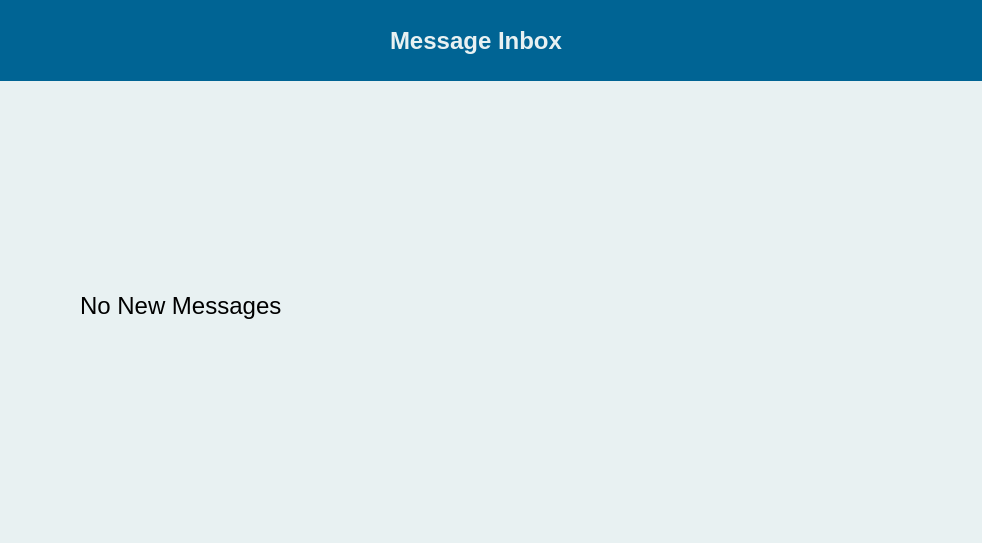
<?xml version="1.0" encoding="UTF-8"?>
<ui version="4.0">
 <class>Form</class>
 <widget class="QWidget" name="Form">
  <property name="geometry">
   <rect>
    <x>0</x>
    <y>0</y>
    <width>982</width>
    <height>543</height>
   </rect>
  </property>
  <property name="windowTitle">
   <string>Form</string>
  </property>
  <widget class="QLabel" name="label">
   <property name="geometry">
    <rect>
     <x>-70</x>
     <y>-40</y>
     <width>1061</width>
     <height>591</height>
    </rect>
   </property>
   <property name="palette">
    <palette>
     <active>
      <colorrole role="WindowText">
       <brush brushstyle="SolidPattern">
        <color alpha="255">
         <red>0</red>
         <green>0</green>
         <blue>0</blue>
        </color>
       </brush>
      </colorrole>
      <colorrole role="Button">
       <brush brushstyle="SolidPattern">
        <color alpha="255">
         <red>232</red>
         <green>241</green>
         <blue>242</blue>
        </color>
       </brush>
      </colorrole>
      <colorrole role="Light">
       <brush brushstyle="SolidPattern">
        <color alpha="255">
         <red>255</red>
         <green>255</green>
         <blue>255</blue>
        </color>
       </brush>
      </colorrole>
      <colorrole role="Midlight">
       <brush brushstyle="SolidPattern">
        <color alpha="255">
         <red>243</red>
         <green>248</green>
         <blue>248</blue>
        </color>
       </brush>
      </colorrole>
      <colorrole role="Dark">
       <brush brushstyle="SolidPattern">
        <color alpha="255">
         <red>116</red>
         <green>120</green>
         <blue>121</blue>
        </color>
       </brush>
      </colorrole>
      <colorrole role="Mid">
       <brush brushstyle="SolidPattern">
        <color alpha="255">
         <red>155</red>
         <green>161</green>
         <blue>161</blue>
        </color>
       </brush>
      </colorrole>
      <colorrole role="Text">
       <brush brushstyle="SolidPattern">
        <color alpha="255">
         <red>0</red>
         <green>0</green>
         <blue>0</blue>
        </color>
       </brush>
      </colorrole>
      <colorrole role="BrightText">
       <brush brushstyle="SolidPattern">
        <color alpha="255">
         <red>255</red>
         <green>255</green>
         <blue>255</blue>
        </color>
       </brush>
      </colorrole>
      <colorrole role="ButtonText">
       <brush brushstyle="SolidPattern">
        <color alpha="255">
         <red>0</red>
         <green>0</green>
         <blue>0</blue>
        </color>
       </brush>
      </colorrole>
      <colorrole role="Base">
       <brush brushstyle="SolidPattern">
        <color alpha="255">
         <red>255</red>
         <green>255</green>
         <blue>255</blue>
        </color>
       </brush>
      </colorrole>
      <colorrole role="Window">
       <brush brushstyle="SolidPattern">
        <color alpha="255">
         <red>232</red>
         <green>241</green>
         <blue>242</blue>
        </color>
       </brush>
      </colorrole>
      <colorrole role="Shadow">
       <brush brushstyle="SolidPattern">
        <color alpha="255">
         <red>0</red>
         <green>0</green>
         <blue>0</blue>
        </color>
       </brush>
      </colorrole>
      <colorrole role="AlternateBase">
       <brush brushstyle="SolidPattern">
        <color alpha="255">
         <red>243</red>
         <green>248</green>
         <blue>248</blue>
        </color>
       </brush>
      </colorrole>
      <colorrole role="ToolTipBase">
       <brush brushstyle="SolidPattern">
        <color alpha="255">
         <red>255</red>
         <green>255</green>
         <blue>220</blue>
        </color>
       </brush>
      </colorrole>
      <colorrole role="ToolTipText">
       <brush brushstyle="SolidPattern">
        <color alpha="255">
         <red>0</red>
         <green>0</green>
         <blue>0</blue>
        </color>
       </brush>
      </colorrole>
     </active>
     <inactive>
      <colorrole role="WindowText">
       <brush brushstyle="SolidPattern">
        <color alpha="255">
         <red>0</red>
         <green>0</green>
         <blue>0</blue>
        </color>
       </brush>
      </colorrole>
      <colorrole role="Button">
       <brush brushstyle="SolidPattern">
        <color alpha="255">
         <red>232</red>
         <green>241</green>
         <blue>242</blue>
        </color>
       </brush>
      </colorrole>
      <colorrole role="Light">
       <brush brushstyle="SolidPattern">
        <color alpha="255">
         <red>255</red>
         <green>255</green>
         <blue>255</blue>
        </color>
       </brush>
      </colorrole>
      <colorrole role="Midlight">
       <brush brushstyle="SolidPattern">
        <color alpha="255">
         <red>243</red>
         <green>248</green>
         <blue>248</blue>
        </color>
       </brush>
      </colorrole>
      <colorrole role="Dark">
       <brush brushstyle="SolidPattern">
        <color alpha="255">
         <red>116</red>
         <green>120</green>
         <blue>121</blue>
        </color>
       </brush>
      </colorrole>
      <colorrole role="Mid">
       <brush brushstyle="SolidPattern">
        <color alpha="255">
         <red>155</red>
         <green>161</green>
         <blue>161</blue>
        </color>
       </brush>
      </colorrole>
      <colorrole role="Text">
       <brush brushstyle="SolidPattern">
        <color alpha="255">
         <red>0</red>
         <green>0</green>
         <blue>0</blue>
        </color>
       </brush>
      </colorrole>
      <colorrole role="BrightText">
       <brush brushstyle="SolidPattern">
        <color alpha="255">
         <red>255</red>
         <green>255</green>
         <blue>255</blue>
        </color>
       </brush>
      </colorrole>
      <colorrole role="ButtonText">
       <brush brushstyle="SolidPattern">
        <color alpha="255">
         <red>0</red>
         <green>0</green>
         <blue>0</blue>
        </color>
       </brush>
      </colorrole>
      <colorrole role="Base">
       <brush brushstyle="SolidPattern">
        <color alpha="255">
         <red>255</red>
         <green>255</green>
         <blue>255</blue>
        </color>
       </brush>
      </colorrole>
      <colorrole role="Window">
       <brush brushstyle="SolidPattern">
        <color alpha="255">
         <red>232</red>
         <green>241</green>
         <blue>242</blue>
        </color>
       </brush>
      </colorrole>
      <colorrole role="Shadow">
       <brush brushstyle="SolidPattern">
        <color alpha="255">
         <red>0</red>
         <green>0</green>
         <blue>0</blue>
        </color>
       </brush>
      </colorrole>
      <colorrole role="AlternateBase">
       <brush brushstyle="SolidPattern">
        <color alpha="255">
         <red>243</red>
         <green>248</green>
         <blue>248</blue>
        </color>
       </brush>
      </colorrole>
      <colorrole role="ToolTipBase">
       <brush brushstyle="SolidPattern">
        <color alpha="255">
         <red>255</red>
         <green>255</green>
         <blue>220</blue>
        </color>
       </brush>
      </colorrole>
      <colorrole role="ToolTipText">
       <brush brushstyle="SolidPattern">
        <color alpha="255">
         <red>0</red>
         <green>0</green>
         <blue>0</blue>
        </color>
       </brush>
      </colorrole>
     </inactive>
     <disabled>
      <colorrole role="WindowText">
       <brush brushstyle="SolidPattern">
        <color alpha="255">
         <red>116</red>
         <green>120</green>
         <blue>121</blue>
        </color>
       </brush>
      </colorrole>
      <colorrole role="Button">
       <brush brushstyle="SolidPattern">
        <color alpha="255">
         <red>232</red>
         <green>241</green>
         <blue>242</blue>
        </color>
       </brush>
      </colorrole>
      <colorrole role="Light">
       <brush brushstyle="SolidPattern">
        <color alpha="255">
         <red>255</red>
         <green>255</green>
         <blue>255</blue>
        </color>
       </brush>
      </colorrole>
      <colorrole role="Midlight">
       <brush brushstyle="SolidPattern">
        <color alpha="255">
         <red>243</red>
         <green>248</green>
         <blue>248</blue>
        </color>
       </brush>
      </colorrole>
      <colorrole role="Dark">
       <brush brushstyle="SolidPattern">
        <color alpha="255">
         <red>116</red>
         <green>120</green>
         <blue>121</blue>
        </color>
       </brush>
      </colorrole>
      <colorrole role="Mid">
       <brush brushstyle="SolidPattern">
        <color alpha="255">
         <red>155</red>
         <green>161</green>
         <blue>161</blue>
        </color>
       </brush>
      </colorrole>
      <colorrole role="Text">
       <brush brushstyle="SolidPattern">
        <color alpha="255">
         <red>116</red>
         <green>120</green>
         <blue>121</blue>
        </color>
       </brush>
      </colorrole>
      <colorrole role="BrightText">
       <brush brushstyle="SolidPattern">
        <color alpha="255">
         <red>255</red>
         <green>255</green>
         <blue>255</blue>
        </color>
       </brush>
      </colorrole>
      <colorrole role="ButtonText">
       <brush brushstyle="SolidPattern">
        <color alpha="255">
         <red>116</red>
         <green>120</green>
         <blue>121</blue>
        </color>
       </brush>
      </colorrole>
      <colorrole role="Base">
       <brush brushstyle="SolidPattern">
        <color alpha="255">
         <red>232</red>
         <green>241</green>
         <blue>242</blue>
        </color>
       </brush>
      </colorrole>
      <colorrole role="Window">
       <brush brushstyle="SolidPattern">
        <color alpha="255">
         <red>232</red>
         <green>241</green>
         <blue>242</blue>
        </color>
       </brush>
      </colorrole>
      <colorrole role="Shadow">
       <brush brushstyle="SolidPattern">
        <color alpha="255">
         <red>0</red>
         <green>0</green>
         <blue>0</blue>
        </color>
       </brush>
      </colorrole>
      <colorrole role="AlternateBase">
       <brush brushstyle="SolidPattern">
        <color alpha="255">
         <red>232</red>
         <green>241</green>
         <blue>242</blue>
        </color>
       </brush>
      </colorrole>
      <colorrole role="ToolTipBase">
       <brush brushstyle="SolidPattern">
        <color alpha="255">
         <red>255</red>
         <green>255</green>
         <blue>220</blue>
        </color>
       </brush>
      </colorrole>
      <colorrole role="ToolTipText">
       <brush brushstyle="SolidPattern">
        <color alpha="255">
         <red>0</red>
         <green>0</green>
         <blue>0</blue>
        </color>
       </brush>
      </colorrole>
     </disabled>
    </palette>
   </property>
   <property name="autoFillBackground">
    <bool>true</bool>
   </property>
   <property name="text">
    <string/>
   </property>
  </widget>
  <widget class="QLabel" name="label_2">
   <property name="geometry">
    <rect>
     <x>-10</x>
     <y>0</y>
     <width>1001</width>
     <height>81</height>
    </rect>
   </property>
   <property name="palette">
    <palette>
     <active>
      <colorrole role="WindowText">
       <brush brushstyle="SolidPattern">
        <color alpha="255">
         <red>0</red>
         <green>0</green>
         <blue>0</blue>
        </color>
       </brush>
      </colorrole>
      <colorrole role="Button">
       <brush brushstyle="SolidPattern">
        <color alpha="255">
         <red>0</red>
         <green>100</green>
         <blue>148</blue>
        </color>
       </brush>
      </colorrole>
      <colorrole role="Light">
       <brush brushstyle="SolidPattern">
        <color alpha="255">
         <red>0</red>
         <green>150</green>
         <blue>222</blue>
        </color>
       </brush>
      </colorrole>
      <colorrole role="Midlight">
       <brush brushstyle="SolidPattern">
        <color alpha="255">
         <red>0</red>
         <green>125</green>
         <blue>185</blue>
        </color>
       </brush>
      </colorrole>
      <colorrole role="Dark">
       <brush brushstyle="SolidPattern">
        <color alpha="255">
         <red>0</red>
         <green>50</green>
         <blue>74</blue>
        </color>
       </brush>
      </colorrole>
      <colorrole role="Mid">
       <brush brushstyle="SolidPattern">
        <color alpha="255">
         <red>0</red>
         <green>66</green>
         <blue>99</blue>
        </color>
       </brush>
      </colorrole>
      <colorrole role="Text">
       <brush brushstyle="SolidPattern">
        <color alpha="255">
         <red>0</red>
         <green>0</green>
         <blue>0</blue>
        </color>
       </brush>
      </colorrole>
      <colorrole role="BrightText">
       <brush brushstyle="SolidPattern">
        <color alpha="255">
         <red>255</red>
         <green>255</green>
         <blue>255</blue>
        </color>
       </brush>
      </colorrole>
      <colorrole role="ButtonText">
       <brush brushstyle="SolidPattern">
        <color alpha="255">
         <red>0</red>
         <green>0</green>
         <blue>0</blue>
        </color>
       </brush>
      </colorrole>
      <colorrole role="Base">
       <brush brushstyle="SolidPattern">
        <color alpha="255">
         <red>255</red>
         <green>255</green>
         <blue>255</blue>
        </color>
       </brush>
      </colorrole>
      <colorrole role="Window">
       <brush brushstyle="SolidPattern">
        <color alpha="255">
         <red>0</red>
         <green>100</green>
         <blue>148</blue>
        </color>
       </brush>
      </colorrole>
      <colorrole role="Shadow">
       <brush brushstyle="SolidPattern">
        <color alpha="255">
         <red>0</red>
         <green>0</green>
         <blue>0</blue>
        </color>
       </brush>
      </colorrole>
      <colorrole role="AlternateBase">
       <brush brushstyle="SolidPattern">
        <color alpha="255">
         <red>127</red>
         <green>177</green>
         <blue>201</blue>
        </color>
       </brush>
      </colorrole>
      <colorrole role="ToolTipBase">
       <brush brushstyle="SolidPattern">
        <color alpha="255">
         <red>255</red>
         <green>255</green>
         <blue>220</blue>
        </color>
       </brush>
      </colorrole>
      <colorrole role="ToolTipText">
       <brush brushstyle="SolidPattern">
        <color alpha="255">
         <red>0</red>
         <green>0</green>
         <blue>0</blue>
        </color>
       </brush>
      </colorrole>
     </active>
     <inactive>
      <colorrole role="WindowText">
       <brush brushstyle="SolidPattern">
        <color alpha="255">
         <red>0</red>
         <green>0</green>
         <blue>0</blue>
        </color>
       </brush>
      </colorrole>
      <colorrole role="Button">
       <brush brushstyle="SolidPattern">
        <color alpha="255">
         <red>0</red>
         <green>100</green>
         <blue>148</blue>
        </color>
       </brush>
      </colorrole>
      <colorrole role="Light">
       <brush brushstyle="SolidPattern">
        <color alpha="255">
         <red>0</red>
         <green>150</green>
         <blue>222</blue>
        </color>
       </brush>
      </colorrole>
      <colorrole role="Midlight">
       <brush brushstyle="SolidPattern">
        <color alpha="255">
         <red>0</red>
         <green>125</green>
         <blue>185</blue>
        </color>
       </brush>
      </colorrole>
      <colorrole role="Dark">
       <brush brushstyle="SolidPattern">
        <color alpha="255">
         <red>0</red>
         <green>50</green>
         <blue>74</blue>
        </color>
       </brush>
      </colorrole>
      <colorrole role="Mid">
       <brush brushstyle="SolidPattern">
        <color alpha="255">
         <red>0</red>
         <green>66</green>
         <blue>99</blue>
        </color>
       </brush>
      </colorrole>
      <colorrole role="Text">
       <brush brushstyle="SolidPattern">
        <color alpha="255">
         <red>0</red>
         <green>0</green>
         <blue>0</blue>
        </color>
       </brush>
      </colorrole>
      <colorrole role="BrightText">
       <brush brushstyle="SolidPattern">
        <color alpha="255">
         <red>255</red>
         <green>255</green>
         <blue>255</blue>
        </color>
       </brush>
      </colorrole>
      <colorrole role="ButtonText">
       <brush brushstyle="SolidPattern">
        <color alpha="255">
         <red>0</red>
         <green>0</green>
         <blue>0</blue>
        </color>
       </brush>
      </colorrole>
      <colorrole role="Base">
       <brush brushstyle="SolidPattern">
        <color alpha="255">
         <red>255</red>
         <green>255</green>
         <blue>255</blue>
        </color>
       </brush>
      </colorrole>
      <colorrole role="Window">
       <brush brushstyle="SolidPattern">
        <color alpha="255">
         <red>0</red>
         <green>100</green>
         <blue>148</blue>
        </color>
       </brush>
      </colorrole>
      <colorrole role="Shadow">
       <brush brushstyle="SolidPattern">
        <color alpha="255">
         <red>0</red>
         <green>0</green>
         <blue>0</blue>
        </color>
       </brush>
      </colorrole>
      <colorrole role="AlternateBase">
       <brush brushstyle="SolidPattern">
        <color alpha="255">
         <red>127</red>
         <green>177</green>
         <blue>201</blue>
        </color>
       </brush>
      </colorrole>
      <colorrole role="ToolTipBase">
       <brush brushstyle="SolidPattern">
        <color alpha="255">
         <red>255</red>
         <green>255</green>
         <blue>220</blue>
        </color>
       </brush>
      </colorrole>
      <colorrole role="ToolTipText">
       <brush brushstyle="SolidPattern">
        <color alpha="255">
         <red>0</red>
         <green>0</green>
         <blue>0</blue>
        </color>
       </brush>
      </colorrole>
     </inactive>
     <disabled>
      <colorrole role="WindowText">
       <brush brushstyle="SolidPattern">
        <color alpha="255">
         <red>0</red>
         <green>50</green>
         <blue>74</blue>
        </color>
       </brush>
      </colorrole>
      <colorrole role="Button">
       <brush brushstyle="SolidPattern">
        <color alpha="255">
         <red>0</red>
         <green>100</green>
         <blue>148</blue>
        </color>
       </brush>
      </colorrole>
      <colorrole role="Light">
       <brush brushstyle="SolidPattern">
        <color alpha="255">
         <red>0</red>
         <green>150</green>
         <blue>222</blue>
        </color>
       </brush>
      </colorrole>
      <colorrole role="Midlight">
       <brush brushstyle="SolidPattern">
        <color alpha="255">
         <red>0</red>
         <green>125</green>
         <blue>185</blue>
        </color>
       </brush>
      </colorrole>
      <colorrole role="Dark">
       <brush brushstyle="SolidPattern">
        <color alpha="255">
         <red>0</red>
         <green>50</green>
         <blue>74</blue>
        </color>
       </brush>
      </colorrole>
      <colorrole role="Mid">
       <brush brushstyle="SolidPattern">
        <color alpha="255">
         <red>0</red>
         <green>66</green>
         <blue>99</blue>
        </color>
       </brush>
      </colorrole>
      <colorrole role="Text">
       <brush brushstyle="SolidPattern">
        <color alpha="255">
         <red>0</red>
         <green>50</green>
         <blue>74</blue>
        </color>
       </brush>
      </colorrole>
      <colorrole role="BrightText">
       <brush brushstyle="SolidPattern">
        <color alpha="255">
         <red>255</red>
         <green>255</green>
         <blue>255</blue>
        </color>
       </brush>
      </colorrole>
      <colorrole role="ButtonText">
       <brush brushstyle="SolidPattern">
        <color alpha="255">
         <red>0</red>
         <green>50</green>
         <blue>74</blue>
        </color>
       </brush>
      </colorrole>
      <colorrole role="Base">
       <brush brushstyle="SolidPattern">
        <color alpha="255">
         <red>0</red>
         <green>100</green>
         <blue>148</blue>
        </color>
       </brush>
      </colorrole>
      <colorrole role="Window">
       <brush brushstyle="SolidPattern">
        <color alpha="255">
         <red>0</red>
         <green>100</green>
         <blue>148</blue>
        </color>
       </brush>
      </colorrole>
      <colorrole role="Shadow">
       <brush brushstyle="SolidPattern">
        <color alpha="255">
         <red>0</red>
         <green>0</green>
         <blue>0</blue>
        </color>
       </brush>
      </colorrole>
      <colorrole role="AlternateBase">
       <brush brushstyle="SolidPattern">
        <color alpha="255">
         <red>0</red>
         <green>100</green>
         <blue>148</blue>
        </color>
       </brush>
      </colorrole>
      <colorrole role="ToolTipBase">
       <brush brushstyle="SolidPattern">
        <color alpha="255">
         <red>255</red>
         <green>255</green>
         <blue>220</blue>
        </color>
       </brush>
      </colorrole>
      <colorrole role="ToolTipText">
       <brush brushstyle="SolidPattern">
        <color alpha="255">
         <red>0</red>
         <green>0</green>
         <blue>0</blue>
        </color>
       </brush>
      </colorrole>
     </disabled>
    </palette>
   </property>
   <property name="autoFillBackground">
    <bool>true</bool>
   </property>
   <property name="text">
    <string/>
   </property>
  </widget>
  <widget class="QLabel" name="label_3">
   <property name="geometry">
    <rect>
     <x>80</x>
     <y>140</y>
     <width>831</width>
     <height>331</height>
    </rect>
   </property>
   <property name="font">
    <font>
     <family>Segoe UI</family>
     <pointsize>18</pointsize>
    </font>
   </property>
   <property name="text">
    <string>No New Messages</string>
   </property>
  </widget>
  <widget class="QLabel" name="label_4">
   <property name="geometry">
    <rect>
     <x>390</x>
     <y>20</y>
     <width>221</width>
     <height>41</height>
    </rect>
   </property>
   <property name="palette">
    <palette>
     <active>
      <colorrole role="WindowText">
       <brush brushstyle="SolidPattern">
        <color alpha="255">
         <red>232</red>
         <green>241</green>
         <blue>242</blue>
        </color>
       </brush>
      </colorrole>
      <colorrole role="Button">
       <brush brushstyle="SolidPattern">
        <color alpha="255">
         <red>232</red>
         <green>241</green>
         <blue>242</blue>
        </color>
       </brush>
      </colorrole>
      <colorrole role="Light">
       <brush brushstyle="SolidPattern">
        <color alpha="255">
         <red>255</red>
         <green>255</green>
         <blue>255</blue>
        </color>
       </brush>
      </colorrole>
      <colorrole role="Midlight">
       <brush brushstyle="SolidPattern">
        <color alpha="255">
         <red>243</red>
         <green>248</green>
         <blue>248</blue>
        </color>
       </brush>
      </colorrole>
      <colorrole role="Dark">
       <brush brushstyle="SolidPattern">
        <color alpha="255">
         <red>116</red>
         <green>120</green>
         <blue>121</blue>
        </color>
       </brush>
      </colorrole>
      <colorrole role="Mid">
       <brush brushstyle="SolidPattern">
        <color alpha="255">
         <red>155</red>
         <green>161</green>
         <blue>161</blue>
        </color>
       </brush>
      </colorrole>
      <colorrole role="Text">
       <brush brushstyle="SolidPattern">
        <color alpha="255">
         <red>0</red>
         <green>0</green>
         <blue>0</blue>
        </color>
       </brush>
      </colorrole>
      <colorrole role="BrightText">
       <brush brushstyle="SolidPattern">
        <color alpha="255">
         <red>255</red>
         <green>255</green>
         <blue>255</blue>
        </color>
       </brush>
      </colorrole>
      <colorrole role="ButtonText">
       <brush brushstyle="SolidPattern">
        <color alpha="255">
         <red>0</red>
         <green>0</green>
         <blue>0</blue>
        </color>
       </brush>
      </colorrole>
      <colorrole role="Base">
       <brush brushstyle="SolidPattern">
        <color alpha="255">
         <red>255</red>
         <green>255</green>
         <blue>255</blue>
        </color>
       </brush>
      </colorrole>
      <colorrole role="Window">
       <brush brushstyle="SolidPattern">
        <color alpha="255">
         <red>232</red>
         <green>241</green>
         <blue>242</blue>
        </color>
       </brush>
      </colorrole>
      <colorrole role="Shadow">
       <brush brushstyle="SolidPattern">
        <color alpha="255">
         <red>0</red>
         <green>0</green>
         <blue>0</blue>
        </color>
       </brush>
      </colorrole>
      <colorrole role="AlternateBase">
       <brush brushstyle="SolidPattern">
        <color alpha="255">
         <red>243</red>
         <green>248</green>
         <blue>248</blue>
        </color>
       </brush>
      </colorrole>
      <colorrole role="ToolTipBase">
       <brush brushstyle="SolidPattern">
        <color alpha="255">
         <red>255</red>
         <green>255</green>
         <blue>220</blue>
        </color>
       </brush>
      </colorrole>
      <colorrole role="ToolTipText">
       <brush brushstyle="SolidPattern">
        <color alpha="255">
         <red>0</red>
         <green>0</green>
         <blue>0</blue>
        </color>
       </brush>
      </colorrole>
     </active>
     <inactive>
      <colorrole role="WindowText">
       <brush brushstyle="SolidPattern">
        <color alpha="255">
         <red>232</red>
         <green>241</green>
         <blue>242</blue>
        </color>
       </brush>
      </colorrole>
      <colorrole role="Button">
       <brush brushstyle="SolidPattern">
        <color alpha="255">
         <red>232</red>
         <green>241</green>
         <blue>242</blue>
        </color>
       </brush>
      </colorrole>
      <colorrole role="Light">
       <brush brushstyle="SolidPattern">
        <color alpha="255">
         <red>255</red>
         <green>255</green>
         <blue>255</blue>
        </color>
       </brush>
      </colorrole>
      <colorrole role="Midlight">
       <brush brushstyle="SolidPattern">
        <color alpha="255">
         <red>243</red>
         <green>248</green>
         <blue>248</blue>
        </color>
       </brush>
      </colorrole>
      <colorrole role="Dark">
       <brush brushstyle="SolidPattern">
        <color alpha="255">
         <red>116</red>
         <green>120</green>
         <blue>121</blue>
        </color>
       </brush>
      </colorrole>
      <colorrole role="Mid">
       <brush brushstyle="SolidPattern">
        <color alpha="255">
         <red>155</red>
         <green>161</green>
         <blue>161</blue>
        </color>
       </brush>
      </colorrole>
      <colorrole role="Text">
       <brush brushstyle="SolidPattern">
        <color alpha="255">
         <red>0</red>
         <green>0</green>
         <blue>0</blue>
        </color>
       </brush>
      </colorrole>
      <colorrole role="BrightText">
       <brush brushstyle="SolidPattern">
        <color alpha="255">
         <red>255</red>
         <green>255</green>
         <blue>255</blue>
        </color>
       </brush>
      </colorrole>
      <colorrole role="ButtonText">
       <brush brushstyle="SolidPattern">
        <color alpha="255">
         <red>0</red>
         <green>0</green>
         <blue>0</blue>
        </color>
       </brush>
      </colorrole>
      <colorrole role="Base">
       <brush brushstyle="SolidPattern">
        <color alpha="255">
         <red>255</red>
         <green>255</green>
         <blue>255</blue>
        </color>
       </brush>
      </colorrole>
      <colorrole role="Window">
       <brush brushstyle="SolidPattern">
        <color alpha="255">
         <red>232</red>
         <green>241</green>
         <blue>242</blue>
        </color>
       </brush>
      </colorrole>
      <colorrole role="Shadow">
       <brush brushstyle="SolidPattern">
        <color alpha="255">
         <red>0</red>
         <green>0</green>
         <blue>0</blue>
        </color>
       </brush>
      </colorrole>
      <colorrole role="AlternateBase">
       <brush brushstyle="SolidPattern">
        <color alpha="255">
         <red>243</red>
         <green>248</green>
         <blue>248</blue>
        </color>
       </brush>
      </colorrole>
      <colorrole role="ToolTipBase">
       <brush brushstyle="SolidPattern">
        <color alpha="255">
         <red>255</red>
         <green>255</green>
         <blue>220</blue>
        </color>
       </brush>
      </colorrole>
      <colorrole role="ToolTipText">
       <brush brushstyle="SolidPattern">
        <color alpha="255">
         <red>0</red>
         <green>0</green>
         <blue>0</blue>
        </color>
       </brush>
      </colorrole>
     </inactive>
     <disabled>
      <colorrole role="WindowText">
       <brush brushstyle="SolidPattern">
        <color alpha="255">
         <red>116</red>
         <green>120</green>
         <blue>121</blue>
        </color>
       </brush>
      </colorrole>
      <colorrole role="Button">
       <brush brushstyle="SolidPattern">
        <color alpha="255">
         <red>232</red>
         <green>241</green>
         <blue>242</blue>
        </color>
       </brush>
      </colorrole>
      <colorrole role="Light">
       <brush brushstyle="SolidPattern">
        <color alpha="255">
         <red>255</red>
         <green>255</green>
         <blue>255</blue>
        </color>
       </brush>
      </colorrole>
      <colorrole role="Midlight">
       <brush brushstyle="SolidPattern">
        <color alpha="255">
         <red>243</red>
         <green>248</green>
         <blue>248</blue>
        </color>
       </brush>
      </colorrole>
      <colorrole role="Dark">
       <brush brushstyle="SolidPattern">
        <color alpha="255">
         <red>116</red>
         <green>120</green>
         <blue>121</blue>
        </color>
       </brush>
      </colorrole>
      <colorrole role="Mid">
       <brush brushstyle="SolidPattern">
        <color alpha="255">
         <red>155</red>
         <green>161</green>
         <blue>161</blue>
        </color>
       </brush>
      </colorrole>
      <colorrole role="Text">
       <brush brushstyle="SolidPattern">
        <color alpha="255">
         <red>116</red>
         <green>120</green>
         <blue>121</blue>
        </color>
       </brush>
      </colorrole>
      <colorrole role="BrightText">
       <brush brushstyle="SolidPattern">
        <color alpha="255">
         <red>255</red>
         <green>255</green>
         <blue>255</blue>
        </color>
       </brush>
      </colorrole>
      <colorrole role="ButtonText">
       <brush brushstyle="SolidPattern">
        <color alpha="255">
         <red>116</red>
         <green>120</green>
         <blue>121</blue>
        </color>
       </brush>
      </colorrole>
      <colorrole role="Base">
       <brush brushstyle="SolidPattern">
        <color alpha="255">
         <red>232</red>
         <green>241</green>
         <blue>242</blue>
        </color>
       </brush>
      </colorrole>
      <colorrole role="Window">
       <brush brushstyle="SolidPattern">
        <color alpha="255">
         <red>232</red>
         <green>241</green>
         <blue>242</blue>
        </color>
       </brush>
      </colorrole>
      <colorrole role="Shadow">
       <brush brushstyle="SolidPattern">
        <color alpha="255">
         <red>0</red>
         <green>0</green>
         <blue>0</blue>
        </color>
       </brush>
      </colorrole>
      <colorrole role="AlternateBase">
       <brush brushstyle="SolidPattern">
        <color alpha="255">
         <red>232</red>
         <green>241</green>
         <blue>242</blue>
        </color>
       </brush>
      </colorrole>
      <colorrole role="ToolTipBase">
       <brush brushstyle="SolidPattern">
        <color alpha="255">
         <red>255</red>
         <green>255</green>
         <blue>220</blue>
        </color>
       </brush>
      </colorrole>
      <colorrole role="ToolTipText">
       <brush brushstyle="SolidPattern">
        <color alpha="255">
         <red>0</red>
         <green>0</green>
         <blue>0</blue>
        </color>
       </brush>
      </colorrole>
     </disabled>
    </palette>
   </property>
   <property name="font">
    <font>
     <family>Segoe UI</family>
     <pointsize>18</pointsize>
     <weight>75</weight>
     <bold>true</bold>
    </font>
   </property>
   <property name="text">
    <string>Message Inbox</string>
   </property>
  </widget>
 </widget>
 <resources/>
 <connections/>
</ui>
